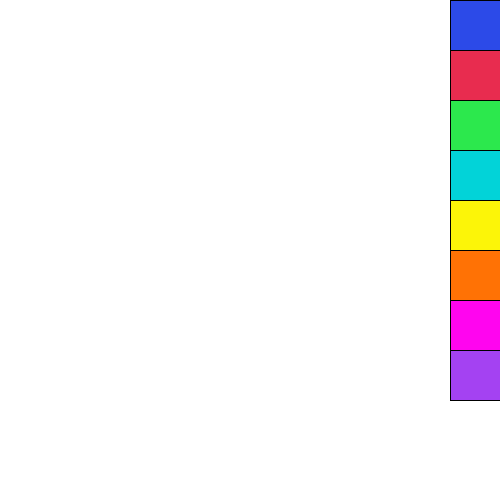
Frame 1 (no input)
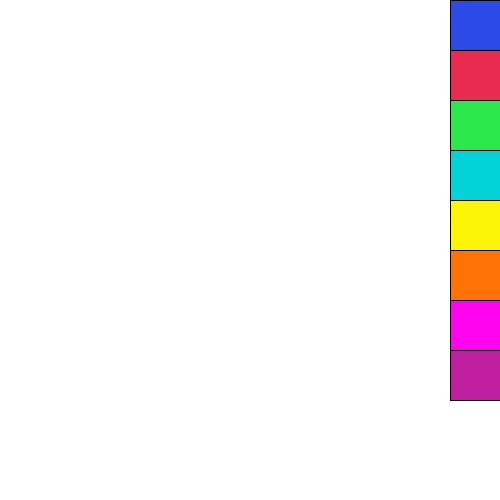
Frame 60 (the mouse pressed at the canvas centre just before this capture)
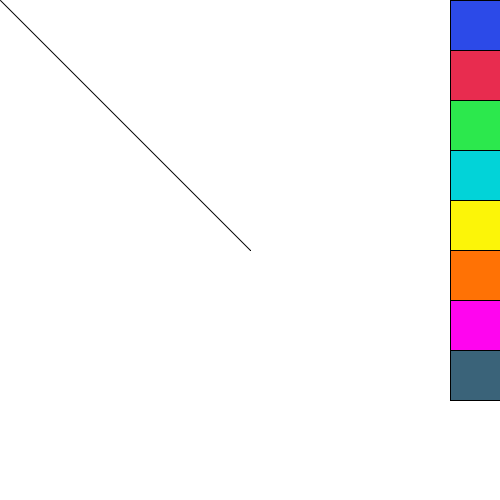
Frame 120 (the mouse held since frame 60 and released just before this capture)

The Processing sketch that drew these frames (run headless with seeded random() and noise(); from frame 60 on, the mouse is pressed at the canvas centre):

// Processing sketch: processing_169428
// ── processing_169428.pde

void setup()
{
size(500,500);
background(255);

}
void draw()
{
  float a = random (255);
  float b= random (255);
float c= random (255);
fill(#2C4AE8);
rect(450,0,50,50);
fill(#E82C4F);
rect(450,50,50,50);
fill(#2CE84D);
rect(450,100,50,50);
fill(#02D3D8);
rect(450,150,50,50);
fill(#FCF508);
rect(450,200,50,50);
fill(#FF7205);
rect(450,250,50,50);
fill(#FF05EF);
rect(450,300,50,50);
fill(a,b,c);
rect(450,350,50,50);
if(mousePressed){
line(pmouseX,pmouseY,mouseX,mouseY);}
  
  if(mouseX>450 && mouseY<50)
  {
  if (mousePressed)
  {
    stroke(#2C4AE8);
  }
  }
  else if(mouseX>450 && mouseY>50 && mouseY<100) 
  {
    if(mousePressed)
  {
    stroke(#E82C4F);
  }
  }
   else if(mouseX>450 && mouseY>100 && mouseY<150) 
  {
    if(mousePressed)
  {
    stroke(#2CE84D);
  }
  }
   else if(mouseX>450 && mouseY>150 && mouseY<200) 
  {
    if(mousePressed)
  {
    stroke(#02D3D8);
  }
  }
   else if(mouseX>450 && mouseY>200 && mouseY<250) 
  {
    if(mousePressed)
  {
    stroke(#FCF508);
  }
  }
   else if(mouseX>450 && mouseY>250 && mouseY<300) 
  {
    if(mousePressed)
  {
    stroke(#FF7205);
  }
  }
    else if(mouseX>450 && mouseY>300 && mouseY<350) 
  {
    if(mousePressed)
  {
    stroke(#FF05EF);
  }
  }
   else if(mouseX>450 && mouseY>350 && mouseY<400)
  {
    if (mousePressed)
    stroke(a,b,c);
  }
  }
